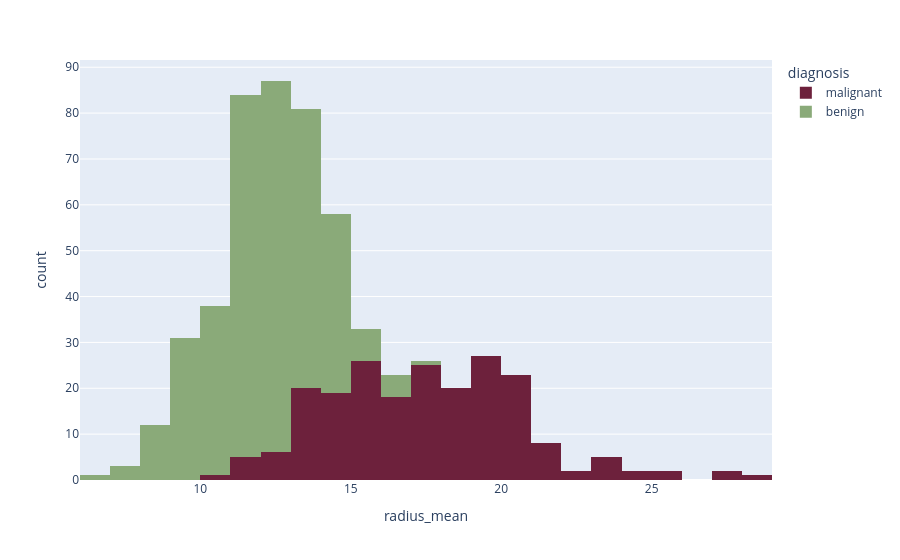

Notebook code cell kept with this figure:
### Markdown cell above
This mainly helps us in identifying outliers **graphically**. If any where to be found.

### Code cell
fig = px.histogram(df,
                    x = "radius_mean",
                    color="diagnosis",
                    color_discrete_sequence=['#6D213C','#8AAA79'])
fig.show()

### Figure 1 — Plotly figure (JSON) as saved in the notebook; plotly's stock layout.template omitted (floating-point values rounded to 4 significant figures; data arrays with more than 128 entries replaced by an {"elided": "..."} marker saying what was removed)
{"data": [{"bingroup": "x", "hovertemplate": "diagnosis=malignant<br>radius_mean=%{x}<br>count=%{y}<extra></extra>", "legendgroup": "malignant", "marker": {"color": "#6D213C", "pattern": {"shape": ""}}, "name": "malignant", "orientation": "v", "showlegend": true, "type": "histogram", "x": {"elided": "212 float values"}, "xaxis": "x", "yaxis": "y"}, {"bingroup": "x", "hovertemplate": "diagnosis=benign<br>radius_mean=%{x}<br>count=%{y}<extra></extra>", "legendgroup": "benign", "marker": {"color": "#8AAA79", "pattern": {"shape": ""}}, "name": "benign", "orientation": "v", "showlegend": true, "type": "histogram", "x": {"elided": "357 float values"}, "xaxis": "x", "yaxis": "y"}], "layout": {"barmode": "relative", "legend": {"title": {"text": "diagnosis"}, "tracegroupgap": 0}, "margin": {"t": 60}, "xaxis": {"anchor": "y", "domain": [0, 1], "title": {"text": "radius_mean"}}, "yaxis": {"anchor": "x", "domain": [0, 1], "title": {"text": "count"}}}}
